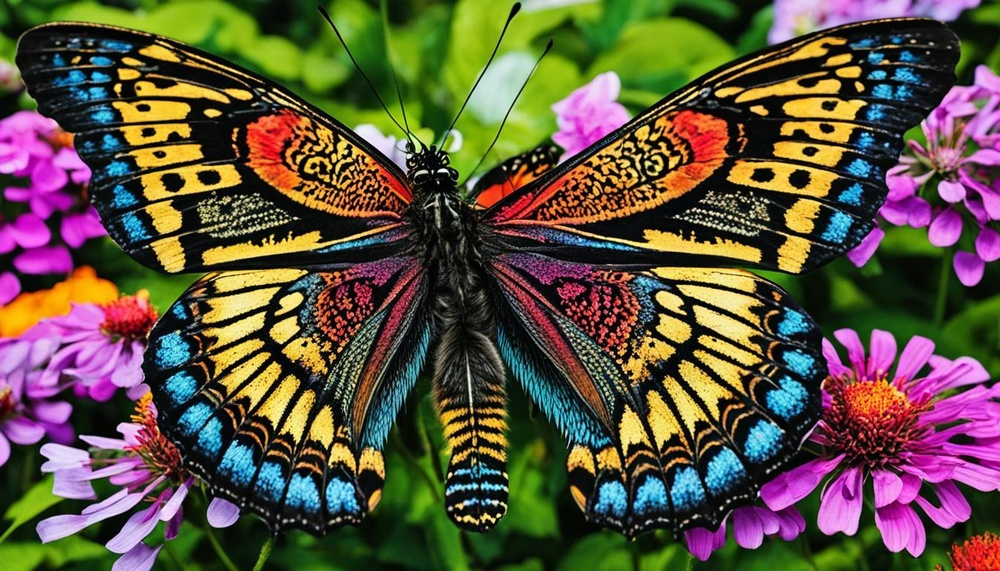
#> input picture Assessment Tool 1/image.jpg, 1000 x 571 px, shrunk from 1344 x 768 before the run, found by its file name
$ python 13.py
#> lines starting #> are read from the running program, lines starting #| are printed output that depends on the picture
#13
from google.colab import files
import cv2
import numpy as np
from matplotlib import pyplot as plt

uploaded = files.upload()
#> the answer given: image.jpg
file_name = list(uploaded.keys())[0]

img = cv2.imread(file_name)
#> img is the input picture: shape (571, 1000, 3); mean B, G, R 64.3, 83.6, 94.9
rows, cols = img.shape[:2]
#> rows = 571; cols = 1000


pts1 = np.float32([[50,50], [200,50], [50,200]])
pts2 = np.float32([[10,100], [200,50], [100,250]])


M = cv2.getAffineTransform(pts1, pts2)
dst = cv2.warpAffine(img, M, (cols, rows))
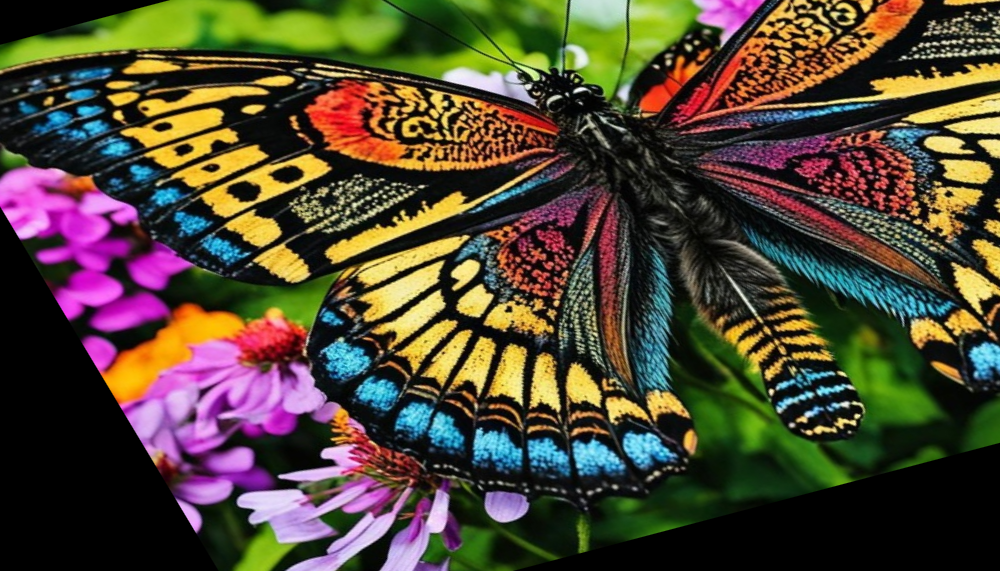
#> dst: shape (571, 1000, 3); mean B, G, R 51.9, 70.2, 79.7

plt.imshow(cv2.cvtColor(dst, cv2.COLOR_BGR2RGB))
plt.title("Affine Transformation")
plt.axis('off')
plt.show()
